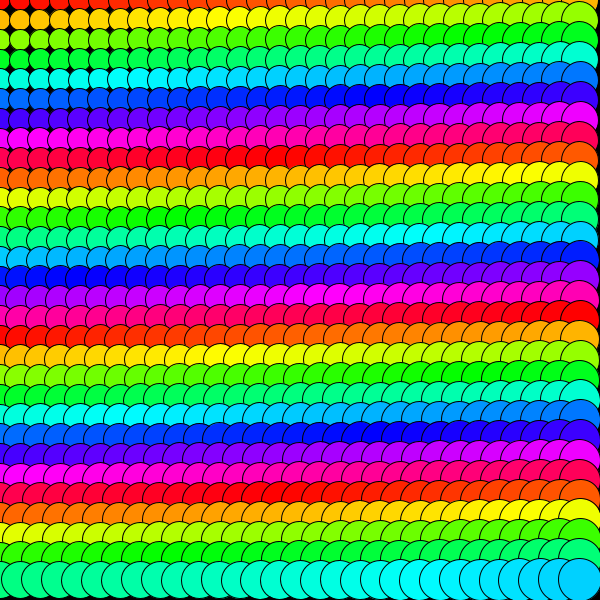
Frame 1 (no input)
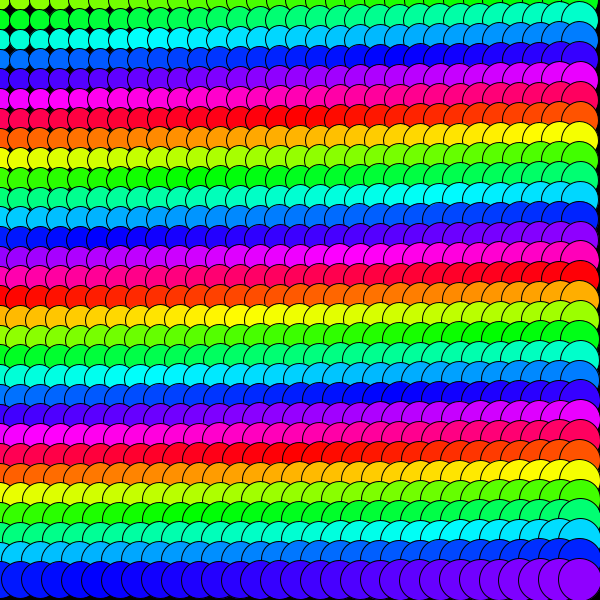
Frame 60 (the mouse pressed at the canvas centre just before this capture)
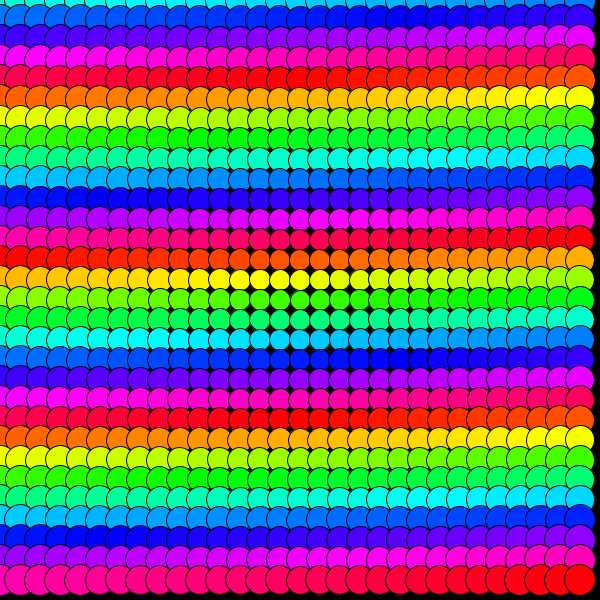
Frame 120 (the mouse held since frame 60 and released just before this capture)

The Processing sketch that drew these frames (run headless with seeded random() and noise(); from frame 60 on, the mouse is pressed at the canvas centre):

// Processing sketch: processing_83613
// ── processing_83613.pde

void setup() {
  size(600, 600);
  
}


void draw() {
  background(0);
  colorMode(HSB);
  int counter=frameCount;

  for (float yPos =0; yPos<600; yPos+=20) {
    for (float xPos = 0; xPos<600; xPos+=20) {
      
      float circleSize = dist(xPos,yPos,mouseX,mouseY);
      
      circleSize = map(circleSize,0,700,20,40);
      
      fill(counter %255, 255, 255);
      ellipse(xPos, yPos, circleSize, circleSize);
      
      counter++;
      
      if (counter>255) {
        counter-=255;
      }
    }
  }
}
